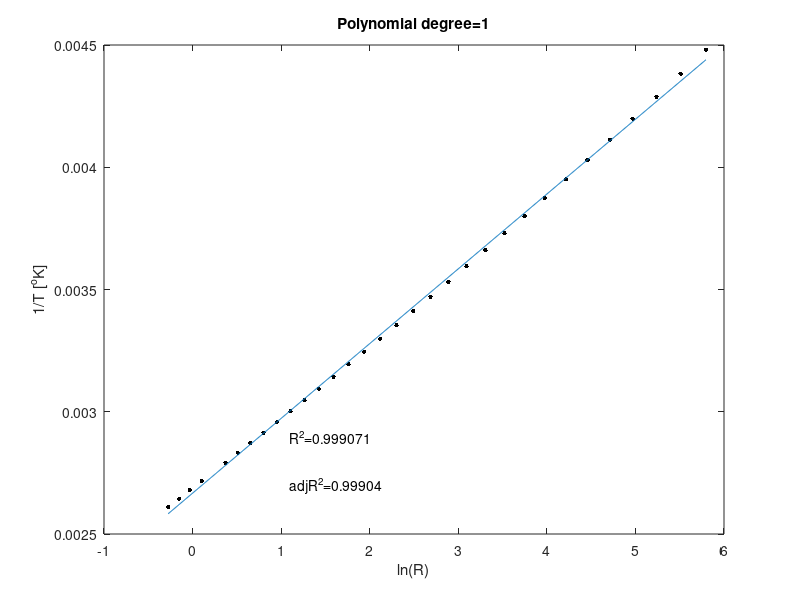
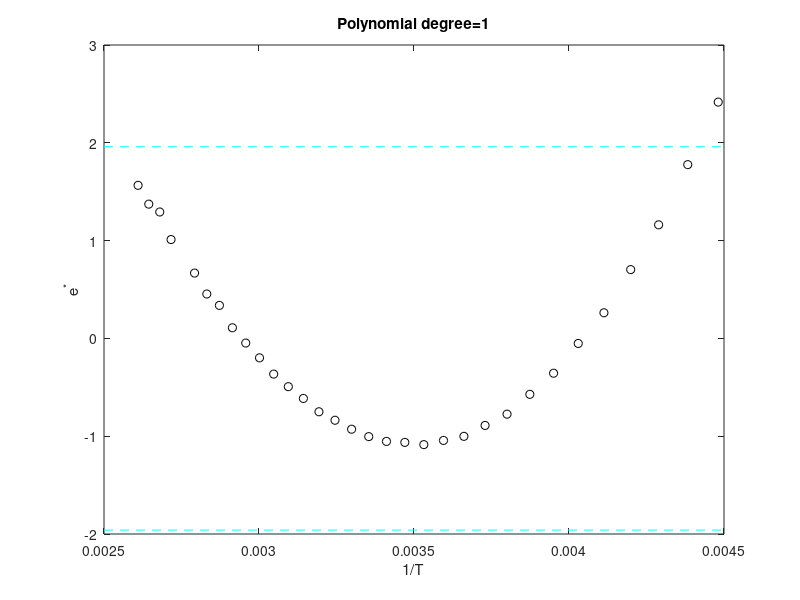
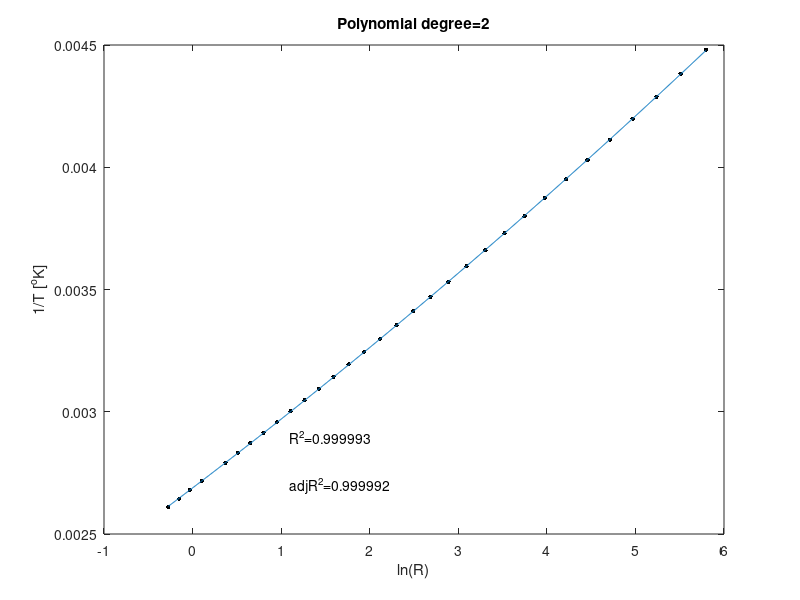
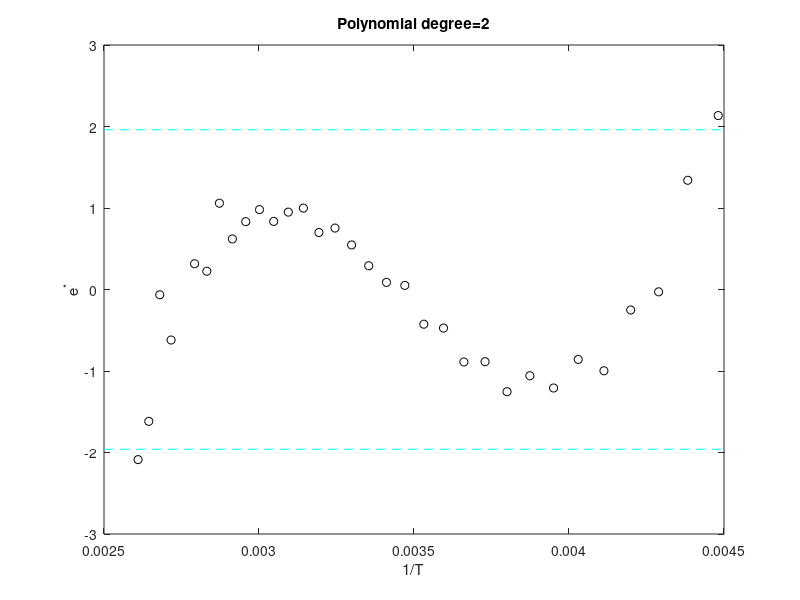

The MATLAB source for these figures, in order:
% Exercise 5.7 
data = [
1 0.76 110
2 0.86 105
3 0.97 100
4 1.11 95
5 1.45 85
6 1.67 80
7 1.92 75
8 2.23 70
9 2.59 65
10 3.02 60
11 3.54 55
12 4.16 50
13 4.91 45
14 5.83 40
15 6.94 35
16 8.31 30
17 10.00 25
18 12.09 20
19 14.68 15
20 17.96 10
21 22.05 5
22 27.28 0
23 33.89 -5
24 42.45 -10
25 53.39 -15
26 67.74 -20
27 86.39 -25
28 111.30 -30
29 144.00 -35
30 188.40 -40
31 247.50 -45
32 329.20 -50 
];
kmax = 3; % the degree of the polynomial regression
alpha = 0.05;
nresol = 1000;

X = log(data(:,2));
Y = 1./(273.15 + data(:,3));
n = length(X);

XY = sortrows([X Y]);
X = XY(:,1);
Y = XY(:,2);

Xmin = min(X);
Xmax = max(X);
Xgrid = (linspace(Xmin,Xmax,nresol))';
zcrit = norminv(1-alpha/2);
for k=1:kmax
    switch k
        case 1
            data = [ones(n,1) X];
            xgridM = [ones(nresol,1) Xgrid];
        case 2
            data = [ones(n,1) X X.^2];
            xgridM = [ones(nresol,1) Xgrid Xgrid.^2];
        case 3
            data = [ones(n,1) X X.^2 X.^3];
            xgridM = [ones(nresol,1) Xgrid Xgrid.^2 Xgrid.^3];
        case 4
            data = [ones(n,1) X X.^2 X.^3 X.^4];
            xgridM = [ones(nresol,1) Xgrid Xgrid.^2 Xgrid.^3 Xgrid.^4];
    end
    [bV, bint,r,rint,stats] = regress(Y,data);
    Yhat = data * bV;
    Ygrid = xgridM * bV;
    Se2 = (1/(n-(k+1)))*(sum((Y-Yhat).^2));
    Se = sqrt(Se2);
    muY = mean(Y);
    e = Y-Yhat;
    estarV = e ./ Se;
    R2 = 1-(sum(e.^2))/(sum((Y-muY).^2));
    adjR2 =1-((n-1)/(n-(k+1)))*(sum(e.^2))/(sum((Y-muY).^2));
    
    figure(2*(k-1)+1)
    clf
    % paperfigure
    plot(X,Y,'k.','Markersize',10)
    hold on
    plot(Xgrid,Ygrid)
    ax = axis;
    xlabel('ln(R)')
    ylabel('1/T [^oK]')
    text(ax(1)+0.3*(ax(2)-ax(1)),ax(3)+0.2*(ax(4)-ax(3)),['R^2=',...
        num2str(R2,6)])
    text(ax(1)+0.3*(ax(2)-ax(1)),ax(3)+0.1*(ax(4)-ax(3)),['adjR^2=',...
        num2str(adjR2,6)])
    title(sprintf('Polynomial degree=%d',k))
    %pause;
    
    figure(2*k)
    clf
    % paperfigure
    plot(Y,estarV,'ko')
    hold on
    ax = axis;
    plot([ax(1) ax(2)],zcrit*[1 1], 'c--')
    plot([ax(1) ax(2)],-zcrit*[1 1], 'c--')
    xlabel('1/T')
    ylabel('e^*')
    title(sprintf('Polynomial degree=%d',k))
    %pause;
    
    fprintf('=== Polynomial degree=%d \n \t coefficients: \n',k);
    for i=1:k+1
        fprintf('b_%d = %1.10f \n',i-1,bV(i));
    end
    %pause;
end

% Steinhart-Hart's model
data = [ones(n,1) X X.^3];
xgridM = [ones(nresol,1) Xgrid Xgrid.^3];

[bV, bint,r,rint,stats] = regress(Y,data);
Yhat = data * bV;
Ygrid = xgridM * bV;
Se2 = (1/(n-(k+1)))*(sum((Y-Yhat).^2));
Se = sqrt(Se2);
muY = mean(Y);
e = Y-Yhat;
estarV = e ./ Se;
R2 = 1-(sum(e.^2))/(sum((Y-muY).^2));
adjR2 =1-((n-1)/(n-(k+1)))*(sum(e.^2))/(sum((Y-muY).^2));

figure(2*k+1)
clf
% paperfigure
plot(X,Y,'k.','Markersize',10)
hold on
plot(Xgrid,Ygrid)
ax = axis;
xlabel('ln(R)')
ylabel('1/T [^oK]')
text(ax(1)+0.3*(ax(2)-ax(1)),ax(3)+0.2*(ax(4)-ax(3)),['R^2=',...
    num2str(R2,6)])
text(ax(1)+0.3*(ax(2)-ax(1)),ax(3)+0.1*(ax(4)-ax(3)),['adjR^2=',...
    num2str(adjR2,6)])
title('Steinhart-Hart model')
%pause;

figure(2*(k+1))
clf
% paperfigure
plot(Y,estarV,'ko')
hold on
ax = axis;
plot([ax(1) ax(2)],zcrit*[1 1], 'c--')
plot([ax(1) ax(2)],-zcrit*[1 1], 'c--')
xlabel('1/T')
ylabel('e^*')
title('Steinhart-Hart model')
%pause;

fprintf('=== Steinhart-Hart model \n \t coefficients: \n');
fprintf('b_0 = %1.10f \n',bV(1));
fprintf('b_1 = %1.10f \n',bV(2));
fprintf('b_3 = %1.10f \n',bV(3));



%*********************************************************************************************************


% % Data Analysis 2020
% % Chapter 5 Excerise 7
% % Polynomial regression
% % Nick Kaparinos
% close all;
% clc;
% clear;
% data = [
% 1 0.76 110
% 2 0.86 105
% 3 0.97 100
% 4 1.11 95
% 5 1.45 85
% 6 1.67 80
% 7 1.92 75
% 8 2.23 70
% 9 2.59 65
% 10 3.02 60
% 11 3.54 55
% 12 4.16 50
% 13 4.91 45
% 14 5.83 40
% 15 6.94 35
% 16 8.31 30
% 17 10.00 25
% 18 12.09 20
% 19 14.68 15
% 20 17.96 10
% 21 22.05 5
% 22 27.28 0
% 23 33.89 -5
% 24 42.45 -10
% 25 53.39 -15
% 26 67.74 -20
% 27 86.39 -25
% 28 111.30 -30
% 29 144.00 -35
% 30 188.40 -40
% 31 247.50 -45
% 32 329.20 -50 
% ];
% 
% X = data(:,2);
% Y = data(:,3);
% 
% X = log(X);
% Y = (Y + 273).^-1;
% 
% % Scatterplot
% figure(100);
% scatter(X,Y);
% xlabel('ln(R)');
% ylabel('1/T');
% 
% % A
% k = 4;
% R2 = zeros(k+1,1);
% AdjustedR2 = zeros(k+1,1);
% maxAdjR2 = zeros(2,1);
% 
% % R2 and adjusted R2
% Rsq = @(ypred,y) 1-sum((ypred-y).^2)/sum((y-mean(y)).^2);
% adjRsq = @(ypred,y,n,k) ( 1 - (n-1)/(n-1-k)*sum((ypred-y).^2)/sum((y-mean(y)).^2) );
% rmse = @(residuals, n, dof) ( sqrt( 1/(n-dof) * sum(residuals.^2) ));
% 
% 
% for i = 1:k
%     % Polynomial regression
%     b = polyfit(X,Y,i);
%     Ypred = polyval(b,X);
%     
%     % Calculate R2 and find the max
%     R2(i) = Rsq(Ypred,Y);
%     AdjustedR2(i) = adjRsq(Ypred,Y,length(Y),i);
%     if(AdjustedR2(i) > maxAdjR2(1))
%         maxAdjR2(1) = AdjustedR2(i);
%         maxAdjR2(2) = i;
%     end
%     
%     % Plot Regression
%     figure(2*i);
%     scatter(X,Y);
%     hold on;
%     plot(X,Ypred);
%     title('Data and regression, k =  ' + i);
%     xlabel('ln(R)');
%     ylabel('1/T');
%     
%     % Diagnostic plot
%     residuals = Y - Ypred;
%     se = sqrt( 1/(length(X)-k-1) * (sum(residuals.^2)));
%     figure(2*i+1)
%     scatter(Y,residuals./se);
%     hold on;
%     plot(Y,repmat(2,1,length(Y)));
%     plot(Y,zeros(1,length(Y)));
%     plot(Y,repmat(-2,1,length(Y)));
%     title('Diagnostic plot, k = ' + i);
%     xlabel('1/T');
%     ylabel('Standardised Error');
% 
% end
% 
% % Steinhart-Hart
% k = 2;
% Xinput = [ones(length(X),1) X X.^3];
% fetModel = fitlm(Xinput,Y);
% b = regress(Y,Xinput);
% Ypred = Xinput*b;
% 
% fetRmse = rmse(fetModel.Residuals.Raw, length(X),3);
% 
% R2(i+1) = Rsq(Ypred,Y);
% AdjustedR2(i+1) = adjRsq(Ypred,Y,length(Y),3);
% 
% % Plot Regression
% figure(2*(i+1));
% scatter(X,Ypred);
% hold on;
% plot(X,Ypred);
% title('Data and Steinhart-Hart regression');
% xlabel('ln(R)');
% ylabel('1/T');
% 
% % Diagnostic plot
% residuals = Y - Ypred;
% se = sqrt( 1/(length(X)-1) * (sum(residuals.^2)));
% figure(2*(i+1)+1)
% fet2 = residuals./fetModel.RMSE;
% scatter(Y,residuals./se);
% hold on;
% plot(Y,repmat(2,1,length(Y)));
% plot(Y,zeros(1,length(Y)));
% plot(Y,repmat(-2,1,length(Y)));
% title('Diagnostic plot, Steinhart-Hart');
% xlabel('1/T');
% ylabel('Standardised Error');
% 
% if( maxAdjR2 > AdjustedR2(end) )
%     disp('Polynomial regression is better');
% end